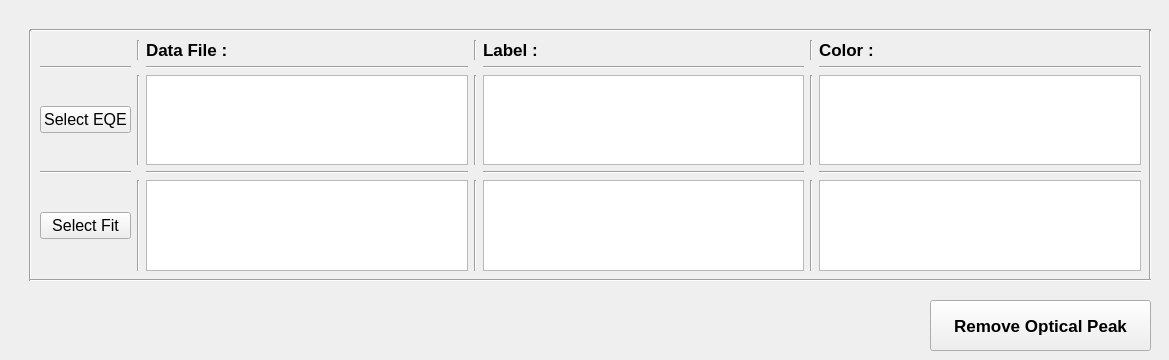
    <widget class="QWidget" name="tab_6">
     <attribute name="title">
      <string>Remove Optical Peak</string>
     </attribute>
     <widget class="Line" name="line_449">
      <property name="geometry">
       <rect>
        <x>30</x>
        <y>20</y>
        <width>1121</width>
        <height>20</height>
       </rect>
      </property>
      <property name="orientation">
       <enum>Qt::Horizontal</enum>
      </property>
     </widget>
     <widget class="Line" name="line_453">
      <property name="geometry">
       <rect>
        <x>20</x>
        <y>30</y>
        <width>20</width>
        <height>251</height>
       </rect>
      </property>
      <property name="orientation">
       <enum>Qt::Vertical</enum>
      </property>
     </widget>
     <widget class="Line" name="line_454">
      <property name="geometry">
       <rect>
        <x>1140</x>
        <y>30</y>
        <width>20</width>
        <height>251</height>
       </rect>
      </property>
      <property name="orientation">
       <enum>Qt::Vertical</enum>
      </property>
     </widget>
     <widget class="Line" name="line_455">
      <property name="geometry">
       <rect>
        <x>30</x>
        <y>270</y>
        <width>1121</width>
        <height>20</height>
       </rect>
      </property>
      <property name="orientation">
       <enum>Qt::Horizontal</enum>
      </property>
     </widget>
     <widget class="QWidget" name="gridLayoutWidget_8">
      <property name="geometry">
       <rect>
        <x>40</x>
        <y>40</y>
        <width>1101</width>
        <height>231</height>
       </rect>
      </property>
      <layout class="QGridLayout" name="gridLayout_31">
       <item row="0" column="4">
        <widget class="QLabel" name="label_35">
         <property name="font">
          <font>
           <pointsize>13</pointsize>
           <weight>75</weight>
           <bold>true</bold>
          </font>
         </property>
         <property name="text">
          <string>Label :</string>
         </property>
        </widget>
       </item>
       <item row="4" column="2">
        <widget class="QTextEdit" name="textBox_removeOpt_Fit"/>
       </item>
       <item row="0" column="1">
        <widget class="Line" name="line_505">
         <property name="orientation">
          <enum>Qt::Vertical</enum>
         </property>
        </widget>
       </item>
       <item row="3" column="6">
        <widget class="Line" name="line_500">
         <property name="orientation">
          <enum>Qt::Horizontal</enum>
         </property>
        </widget>
       </item>
       <item row="2" column="6">
        <widget class="QTextEdit" name="textBox_removeOpt_2"/>
       </item>
       <item row="3" column="2">
        <widget class="Line" name="line_507">
         <property name="orientation">
          <enum>Qt::Horizontal</enum>
         </property>
        </widget>
       </item>
       <item row="3" column="4">
        <widget class="Line" name="line_497">
         <property name="orientation">
          <enum>Qt::Horizontal</enum>
         </property>
        </widget>
       </item>
       <item row="3" column="0">
        <widget class="Line" name="line_506">
         <property name="orientation">
          <enum>Qt::Horizontal</enum>
         </property>
        </widget>
       </item>
       <item row="4" column="1">
        <widget class="Line" name="line_490">
         <property name="orientation">
          <enum>Qt::Vertical</enum>
         </property>
        </widget>
       </item>
       <item row="0" column="3">
        <widget class="Line" name="line_495">
         <property name="orientation">
          <enum>Qt::Vertical</enum>
         </property>
        </widget>
       </item>
       <item row="2" column="5">
        <widget class="Line" name="line_485">
         <property name="orientation">
          <enum>Qt::Vertical</enum>
         </property>
        </widget>
       </item>
       <item row="4" column="4">
        <widget class="QTextEdit" name="textBox_removeOpt_3"/>
       </item>
       <item row="1" column="4">
        <widget class="Line" name="line_494">
         <property name="orientation">
          <enum>Qt::Horizontal</enum>
         </property>
        </widget>
       </item>
       <item row="2" column="2">
        <widget class="QTextEdit" name="textBox_removeOpt_EQE"/>
       </item>
       <item row="4" column="6">
        <widget class="QTextEdit" name="textBox_removeOpt_4"/>
       </item>
       <item row="2" column="0">
        <widget class="QPushButton" name="browseRemoveOptButton_EQE">
         <property name="font">
          <font>
           <pointsize>12</pointsize>
          </font>
         </property>
         <property name="text">
          <string>Select EQE</string>
         </property>
        </widget>
       </item>
       <item row="2" column="1">
        <widget class="Line" name="line_486">
         <property name="orientation">
          <enum>Qt::Vertical</enum>
         </property>
        </widget>
       </item>
       <item row="1" column="6">
        <widget class="Line" name="line_491">
         <property name="orientation">
          <enum>Qt::Horizontal</enum>
         </property>
        </widget>
       </item>
       <item row="0" column="6">
        <widget class="QLabel" name="label_70">
         <property name="font">
          <font>
           <pointsize>13</pointsize>
           <weight>75</weight>
           <bold>true</bold>
          </font>
         </property>
         <property name="text">
          <string>Color :</string>
         </property>
        </widget>
       </item>
       <item row="1" column="2">
        <widget class="Line" name="line_468">
         <property name="orientation">
          <enum>Qt::Horizontal</enum>
         </property>
        </widget>
       </item>
       <item row="2" column="3">
        <widget class="Line" name="line_502">
         <property name="orientation">
          <enum>Qt::Vertical</enum>
         </property>
        </widget>
       </item>
       <item row="1" column="0">
        <widget class="Line" name="line_504">
         <property name="orientation">
          <enum>Qt::Horizontal</enum>
         </property>
        </widget>
       </item>
       <item row="4" column="5">
        <widget class="Line" name="line_483">
         <property name="orientation">
          <enum>Qt::Vertical</enum>
         </property>
        </widget>
       </item>
       <item row="0" column="5">
        <widget class="Line" name="line_501">
         <property name="orientation">
          <enum>Qt::Vertical</enum>
         </property>
        </widget>
       </item>
       <item row="4" column="0">
        <widget class="QPushButton" name="browseRemoveOptButton_Fit">
         <property name="font">
          <font>
           <pointsize>12</pointsize>
          </font>
         </property>
         <property name="text">
          <string>Select Fit</string>
         </property>
        </widget>
       </item>
       <item row="4" column="3">
        <widget class="Line" name="line_484">
         <property name="orientation">
          <enum>Qt::Vertical</enum>
         </property>
        </widget>
       </item>
       <item row="2" column="4">
        <widget class="QTextEdit" name="textBox_removeOpt_1"/>
       </item>
       <item row="0" column="2">
        <widget class="QLabel" name="label_71">
         <property name="font">
          <font>
           <pointsize>13</pointsize>
           <weight>75</weight>
           <bold>true</bold>
          </font>
         </property>
         <property name="text">
          <string>Data File :</string>
         </property>
        </widget>
       </item>
      </layout>
     </widget>
     <widget class="QPushButton" name="removeOptButton">
      <property name="geometry">
       <rect>
        <x>930</x>
        <y>300</y>
        <width>221</width>
        <height>51</height>
       </rect>
      </property>
      <property name="font">
       <font>
        <pointsize>13</pointsize>
        <weight>75</weight>
        <italic>false</italic>
        <bold>true</bold>
       </font>
      </property>
      <property name="text">
       <string>Remove Optical Peak</string>
      </property>
     </widget>
    </widget>
